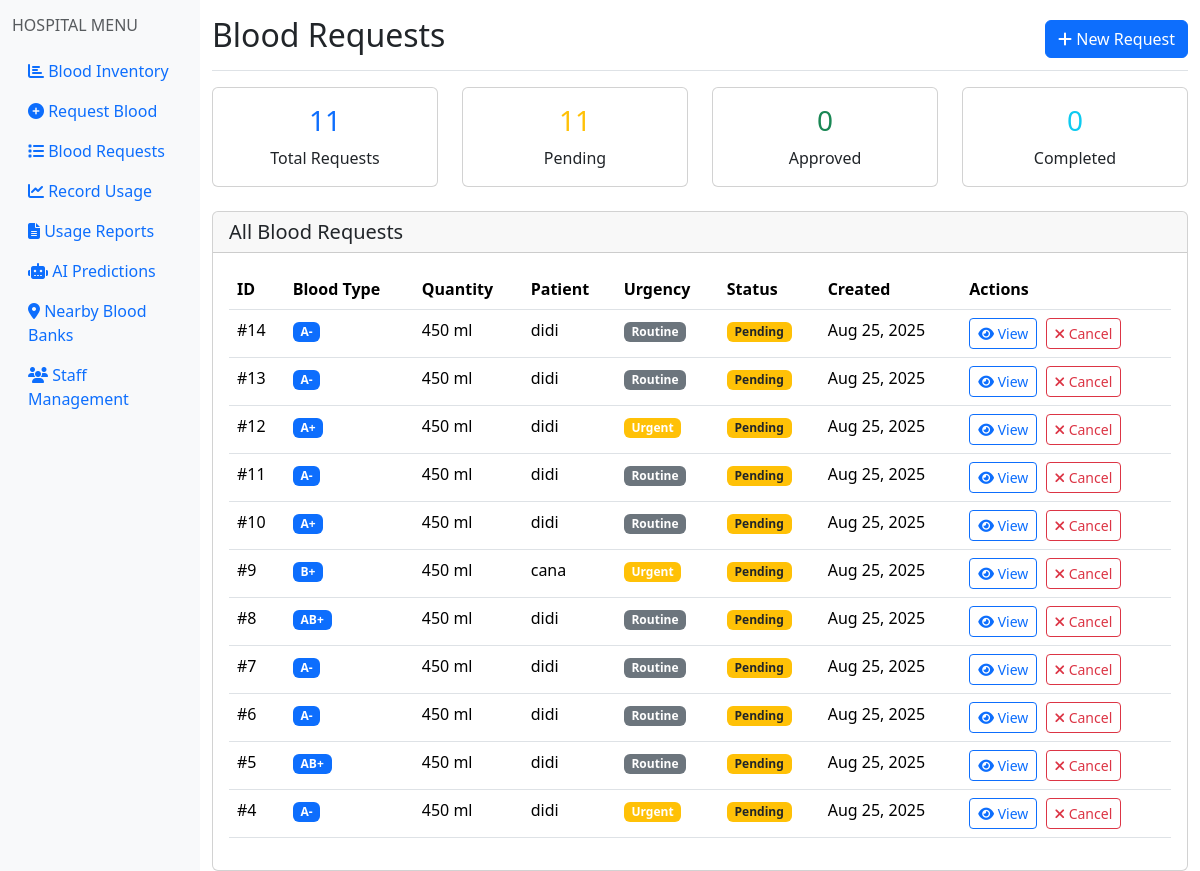
The page /hospital/blood_requests.php (signed in) on the database its author committed.
### tables this page shows
CREATE TABLE `blood_requests` (
  `id` int(11) NOT NULL,
  `hospital_id` int(11) NOT NULL,
  `blood_type` enum('A+','A-','B+','B-','AB+','AB-','O+','O-') NOT NULL,
  `quantity_ml` int(11) NOT NULL,
  `urgency` enum('routine','urgent','emergency') DEFAULT 'routine',
  `patient_name` varchar(100) DEFAULT NULL,
  `status` enum('pending','approved','completed','rejected','cancelled') DEFAULT 'pending',
  `notes` text DEFAULT NULL,
  `created_at` timestamp NOT NULL DEFAULT current_timestamp(),
  `updated_at` timestamp NOT NULL DEFAULT current_timestamp() ON UPDATE current_timestamp()
);

### hospital/blood_requests.php (the view, shortened to what this page needs)
<?php
require_once '../includes/db.php';
$user_id = $_SESSION['user_id'];
$hospital_id = null;
$hstmt = $conn->prepare("SELECT id FROM hospitals WHERE user_id = ? LIMIT 1");
if ($hstmt) {
    $hstmt->bind_param("i", $user_id);
    $hstmt->execute();
    $hres = $hstmt->get_result();
    if ($hrow = $hres->fetch_assoc()) {
        $hospital_id = (int)$hrow['id'];
    }
}
$requests_query = "
    SELECT br.*
    FROM blood_requests br
    WHERE br.hospital_id = ?
    ORDER BY br.created_at DESC
";
$requests_stmt = $conn->prepare($requests_query);
$requests = [];
if ($requests_stmt) {
    $requests_stmt->bind_param("i", $hospital_id);
    $requests_stmt->execute();
    $result = $requests_stmt->get_result();
    while ($row = $result->fetch_assoc()) {
        $rec_stmt = $conn->prepare("SELECT recommended FROM ai_recommendations WHERE request_id = ? LIMIT 1");
        if ($rec_stmt) {
            $rec_stmt->bind_param('i', $row['id']);
            $rec_stmt->execute();
            $rres = $rec_stmt->get_result();
            if ($rrow = $rres->fetch_assoc()) {
                $row['ai_recommendations'] = json_decode($rrow['recommended'], true);
            } else {
                $row['ai_recommendations'] = null;
            }
        }
        $requests[] = $row;
    }
}
$stats_query = "
    SELECT
        COUNT(*) as total_requests,
        SUM(CASE WHEN status = 'pending' THEN 1 ELSE 0 END) as pending_requests,
        SUM(CASE WHEN status = 'approved' THEN 1 ELSE 0 END) as approved_requests,
        SUM(CASE WHEN status = 'rejected' THEN 1 ELSE 0 END) as rejected_requests,
        SUM(CASE WHEN status = 'completed' THEN 1 ELSE 0 END) as completed_requests
    FROM blood_requests
    WHERE hospital_id = ?
";
$stats_stmt = $conn->prepare($stats_query);
$stats = ['total_requests' => 0, 'pending_requests' => 0, 'approved_requests' => 0, 'rejected_requests' => 0, 'completed_requests' => 0];
if ($stats_stmt) {
    $stats_stmt->bind_param("i", $hospital_id);
    $stats_stmt->execute();
    $stats_result = $stats_stmt->get_result();
    $stats = $stats_result->fetch_assoc();
}
?>
<!DOCTYPE html>
<html lang="en">
<head>
    <link href="https://cdn.jsdelivr.net/npm/bootstrap@5.3.2/dist/css/bootstrap.min.css" rel="stylesheet">
    <link href="https://cdnjs.cloudflare.com/ajax/libs/font-awesome/6.4.0/css/all.min.css" rel="stylesheet">
</head>
<body>
    <div class="container-fluid">
        <div class="row">
            <div class="col-md-2 bg-light sidebar py-3">
                <h6 class="text-muted mb-3">HOSPITAL MENU</h6>
                <div class="nav flex-column">
                    <a class="nav-link" href="index.php">
                        <i class="fas fa-chart-bar"></i> Blood Inventory
                    </a>
                    <a class="nav-link" href="requests.php">
                        <i class="fas fa-plus-circle"></i> Request Blood
                    </a>
                    <a class="nav-link active" href="blood_requests.php">
                        <i class="fas fa-list"></i> Blood Requests
                    </a>
                    <a class="nav-link" href="record_usage.php">
                        <i class="fas fa-chart-line"></i> Record Usage
                    </a>
                    <a class="nav-link" href="usage_reports.php">
                        <i class="fas fa-file-alt"></i> Usage Reports
                    </a>
                    <a class="nav-link" href="ai_predictions.php">
                        <i class="fas fa-robot"></i> AI Predictions
                    </a>
                    <a class="nav-link" href="nearby_bloodbanks.php">
                        <i class="fas fa-map-marker-alt"></i> Nearby Blood Banks
                    </a>
                    <a class="nav-link" href="staff_management.php">
                        <i class="fas fa-users"></i> Staff Management
                    </a>
                </div>
            </div>
            <div class="col-md-10">
                <div class="d-flex justify-content-between flex-wrap flex-md-nowrap align-items-center pt-3 pb-2 mb-3 border-bottom">
                    <h1 class="h2">Blood Requests</h1>
                    <a href="requests.php" class="btn btn-primary">
                        <i class="fas fa-plus"></i> New Request
                    </a>
                </div>
                <div class="row mb-4">
                    <div class="col-md-3">
                        <div class="card text-center">
                            <div class="card-body">
                                <h3 class="text-primary"><?php echo $stats['total_requests']; ?></h3>
                                <p class="card-text">Total Requests</p>
                            </div>
                        </div>
                    </div>
                    <div class="col-md-3">
                        <div class="card text-center">
                            <div class="card-body">
                                <h3 class="text-warning"><?php echo $stats['pending_requests']; ?></h3>
                                <p class="card-text">Pending</p>
                            </div>
                        </div>
                    </div>
                    <div class="col-md-3">
                        <div class="card text-center">
                            <div class="card-body">
                                <h3 class="text-success"><?php echo $stats['approved_requests']; ?></h3>
                                <p class="card-text">Approved</p>
                            </div>
                        </div>
                    </div>
                    <div class="col-md-3">
                        <div class="card text-center">
                            <div class="card-body">
                                <h3 class="text-info"><?php echo $stats['completed_requests']; ?></h3>
                                <p class="card-text">Completed</p>
                            </div>
                        </div>
                    </div>
                </div>
                <div class="card">
                    <div class="card-header">
                        <h5 class="mb-0">All Blood Requests</h5>
                    </div>
                    <div class="card-body">
                        <?php if (empty($requests)): ?>
                            <div class="text-center py-4">
                                <i class="fas fa-list-alt fa-3x text-muted mb-3"></i>
                                <h5>No Blood Requests</h5>
                                <p class="text-muted">You haven't made any blood requests yet.</p>
                                <a href="requests.php" class="btn btn-primary">Make Your First Request</a>
                            </div>
                        <?php else: ?>
                            <div class="table-responsive">
                                <table class="table table-hover">
                                    <thead>
                                        <tr>
                                            <th>ID</th>
                                            <th>Blood Type</th>
                                            <th>Quantity</th>
                                            <th>Patient</th>
                                            <th>Urgency</th>
                                            <th>Status</th>
                                            <th>Created</th>
                                            <th>Actions</th>
                                        </tr>
                                    </thead>
                                    <tbody>
                                        <?php foreach ($requests as $request): ?>
                                            <tr>
                                                <td>#<?php echo $request['id']; ?></td>
                                                <td>
                                                    <span class="badge bg-primary"><?php echo $request['blood_type']; ?></span>
                                                </td>
                                                <td><?php echo number_format($request['quantity_ml']); ?> ml</td>
                                                <td><?php echo htmlspecialchars($request['patient_name'] ?? 'Not specified'); ?></td>
                                                <td>
                                                    <?php
                                                    $urgency_class = '';
                                                    switch ($request['urgency']) {
                                                        case 'routine':
                                                            $urgency_class = 'bg-secondary';
                                                            break;
                                                        case 'urgent':
                                                            $urgency_class = 'bg-warning';
                                                            break;
                                                    }
                                                    ?>
                                                    <span class="badge <?php echo $urgency_class; ?>">
                                                        <?php echo ucfirst($request['urgency']); ?>
                                                    </span>
                                                </td>
                                                <td>
                                                    <?php
                                                    $status_class = '';
                                                    switch ($request['status']) {
                                                        case 'pending':
                                                            $status_class = 'bg-warning text-dark';
                                                            break;
                                                    }
                                                    ?>
                                                    <span class="badge <?php echo $status_class; ?>">
                                                        <?php echo ucfirst($request['status']); ?>
                                                    </span>
                                                </td>
                                                <td><?php echo date('M j, Y', strtotime($request['created_at'])); ?></td>
                                                <td>
                                                    <button class="btn btn-sm btn-outline-primary"
                                                            data-bs-toggle="modal"
                                                            data-bs-target="#viewModal<?php echo $request['id']; ?>">
                                                        <i class="fas fa-eye"></i> View
                                                    </button>
                                                    <?php if (!in_array($request['status'], ['rejected','completed'])): ?>
                                                        <form method="post" class="d-inline ms-1" onsubmit="return confirm('Cancel this request?');">
                                                            <button type="submit" class="btn btn-sm btn-outline-danger">
                                                                <i class="fas fa-times"></i> Cancel
                                                            </button>
                                                        </form>
                                                    <?php endif; ?>
                                                </td>
                                            </tr>
                                        <?php endforeach; ?>
                                    </tbody>
                                </table>
                            </div>
                        <?php endif; ?>
                    </div>
                </div>
            </div>
        </div>
    </div>
</body>
</html>

### rows shown on the page
blood_requests: id "14", blood_type "A-", quantity_ml "450", patient_name "didi", urgency "Routine", status "Pending", created_at "Aug 25, 2025"
blood_requests: id "13", blood_type "A-", quantity_ml "450", patient_name "didi", urgency "Routine", status "Pending", created_at "Aug 25, 2025"
blood_requests: id "12", blood_type "A+", quantity_ml "450", patient_name "didi", urgency "Urgent", status "Pending", created_at "Aug 25, 2025"
blood_requests: id "11", blood_type "A-", quantity_ml "450", patient_name "didi", urgency "Routine", status "Pending", created_at "Aug 25, 2025"
blood_requests: id "10", blood_type "A+", quantity_ml "450", patient_name "didi", urgency "Routine", status "Pending", created_at "Aug 25, 2025"
blood_requests: id "9", blood_type "B+", quantity_ml "450", patient_name "cana", urgency "Urgent", status "Pending", created_at "Aug 25, 2025"
blood_requests: id "8", blood_type "AB+", quantity_ml "450", patient_name "didi", urgency "Routine", status "Pending", created_at "Aug 25, 2025"
blood_requests: id "7", blood_type "A-", quantity_ml "450", patient_name "didi", urgency "Routine", status "Pending", created_at "Aug 25, 2025"
blood_requests: id "6", blood_type "A-", quantity_ml "450", patient_name "didi", urgency "Routine", status "Pending", created_at "Aug 25, 2025"
blood_requests: id "5", blood_type "AB+", quantity_ml "450", patient_name "didi", urgency "Routine", status "Pending", created_at "Aug 25, 2025"
blood_requests: id "4", blood_type "A-", quantity_ml "450", patient_name "didi", urgency "Urgent", status "Pending", created_at "Aug 25, 2025"

### other values the page prints
$stats['total_requests'] "11"
$stats['pending_requests'] "11"
$stats['approved_requests'] "0"
$stats['completed_requests'] "0"
